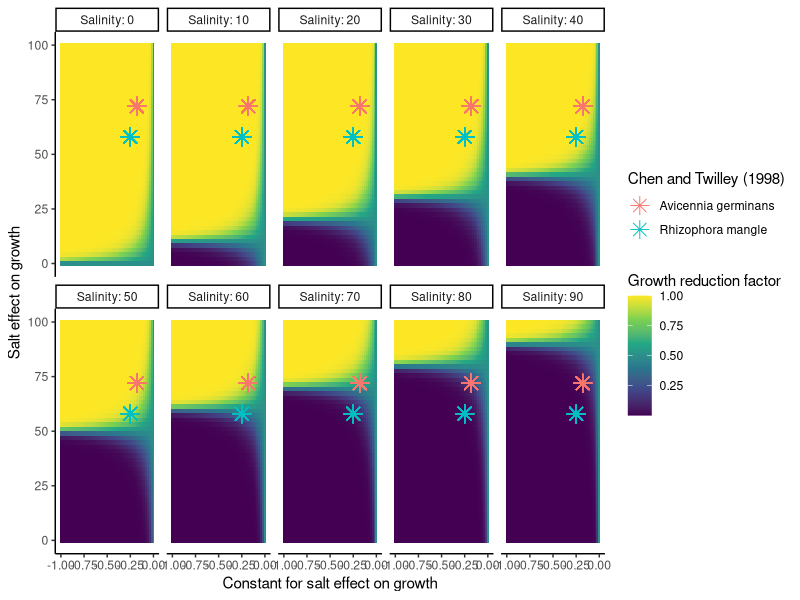
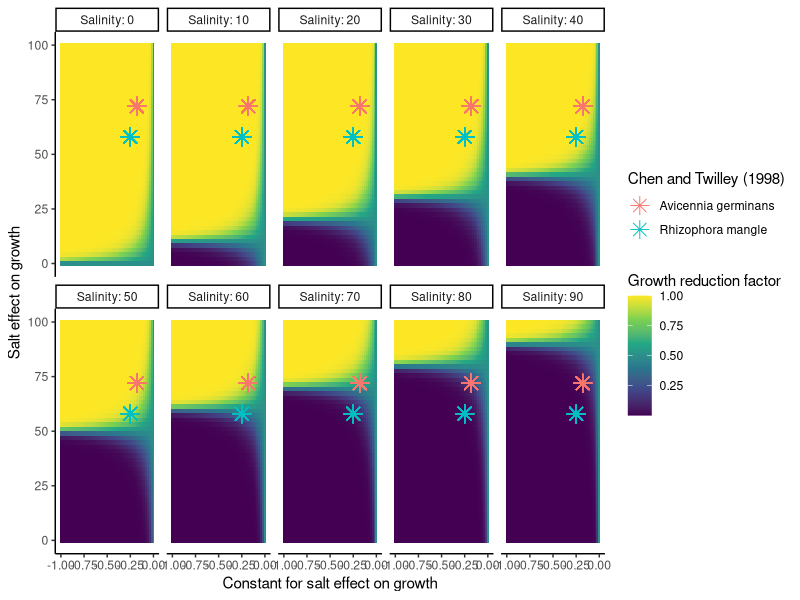

Write R code to recreate these figures, in order. (Note: this script raises an error after producing the figures.)
library(tidyverse)

# a = self._salt_effect_d
# b = self._salt_effect_ui

get.bg_factor = function(a, b, salinity_plant){
  return((1 / (1 + exp(a *
      (b - (salinity_plant))))))
}


tt = data.frame()

for (a in seq(-1, 0, length.out = 50)){
  for (b in seq(0, 100, length.out = 50)){
    t = data.frame(salinity_plant = seq(0, 90, by = 10)) %>% 
      mutate(a = a,
             b = b,
             res_b = get.bg_factor(a, b, salinity_plant))
    tt = rbind(tt, t)
    
  }
}


tt %>% 
  rename("Salinity" = "salinity_plant") %>% 
  ggplot(., aes(x = a, fill = res_b, 
                y = b)) +
  geom_tile() +
  geom_point(aes(x = -0.18, y = 72, col = "Avicennia germinans"), 
             size = 4, shape = 8) +
  geom_point(aes(x = -0.25, y = 58, col = "Rhizophora mangle"), 
             size = 4, shape = 8) +
  scale_fill_viridis_c() +
  facet_wrap(~Salinity, ncol = 5, labeller = label_both) +
  labs(x = "Constant for salt effect on growth",
       y = "Salt effect on growth",
       fill = "Growth reduction factor",
       col = "Chen and Twilley (1998)") +
  theme_classic()

ggsave()